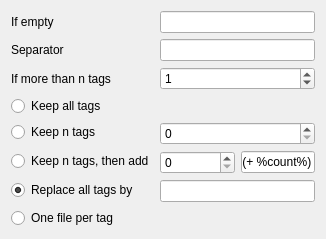
      <widget class="QWidget" name="pageSaveArtists">
       <layout class="QFormLayout" name="formLayout_15">
        <item row="0" column="0">
         <widget class="QLabel" name="label_16">
          <property name="text">
           <string>If empty</string>
          </property>
         </widget>
        </item>
        <item row="0" column="1">
         <widget class="QLineEdit" name="lineArtistsIfNone">
          <property name="text">
           <string/>
          </property>
         </widget>
        </item>
        <item row="1" column="0">
         <widget class="QLabel" name="label_18">
          <property name="text">
           <string>Separator</string>
          </property>
         </widget>
        </item>
        <item row="1" column="1">
         <widget class="QLineEdit" name="lineArtistsSeparator">
          <property name="text">
           <string/>
          </property>
         </widget>
        </item>
        <item row="2" column="0">
         <widget class="QLabel" name="label_71">
          <property name="text">
           <string>If more than n tags</string>
          </property>
         </widget>
        </item>
        <item row="2" column="1">
         <widget class="QSpinBox" name="spinArtistsMoreThanN">
          <property name="maximum">
           <number>100</number>
          </property>
          <property name="value">
           <number>1</number>
          </property>
         </widget>
        </item>
        <item row="3" column="0" colspan="2">
         <widget class="QRadioButton" name="radioArtistsKeepAll">
          <property name="text">
           <string>Keep all tags</string>
          </property>
         </widget>
        </item>
        <item row="5" column="0">
         <widget class="QRadioButton" name="radioArtistsKeepNThenAdd">
          <property name="text">
           <string>Keep n tags, then add</string>
          </property>
         </widget>
        </item>
        <item row="6" column="0">
         <widget class="QRadioButton" name="radioArtistsReplaceAll">
          <property name="text">
           <string>Replace all tags by</string>
          </property>
          <property name="checked">
           <bool>true</bool>
          </property>
         </widget>
        </item>
        <item row="6" column="1">
         <widget class="QLineEdit" name="lineArtistsReplaceAll">
          <property name="text">
           <string/>
          </property>
         </widget>
        </item>
        <item row="4" column="0">
         <widget class="QRadioButton" name="radioArtistsKeepN">
          <property name="text">
           <string>Keep n tags</string>
          </property>
         </widget>
        </item>
        <item row="4" column="1">
         <widget class="QSpinBox" name="spinArtistsKeepN"/>
        </item>
        <item row="5" column="1">
         <layout class="QHBoxLayout" name="horizontalLayout_17" stretch="1,1">
          <item>
           <widget class="QSpinBox" name="spinArtistsKeepNThenAdd"/>
          </item>
          <item>
           <widget class="QLineEdit" name="lineArtistsKeepNThenAdd">
            <property name="text">
             <string notr="true"> (+ %count%)</string>
            </property>
           </widget>
          </item>
         </layout>
        </item>
        <item row="7" column="0" colspan="2">
         <widget class="QRadioButton" name="radioArtistsMultiple">
          <property name="text">
           <string>One file per tag</string>
          </property>
         </widget>
        </item>
       </layout>
      </widget>
